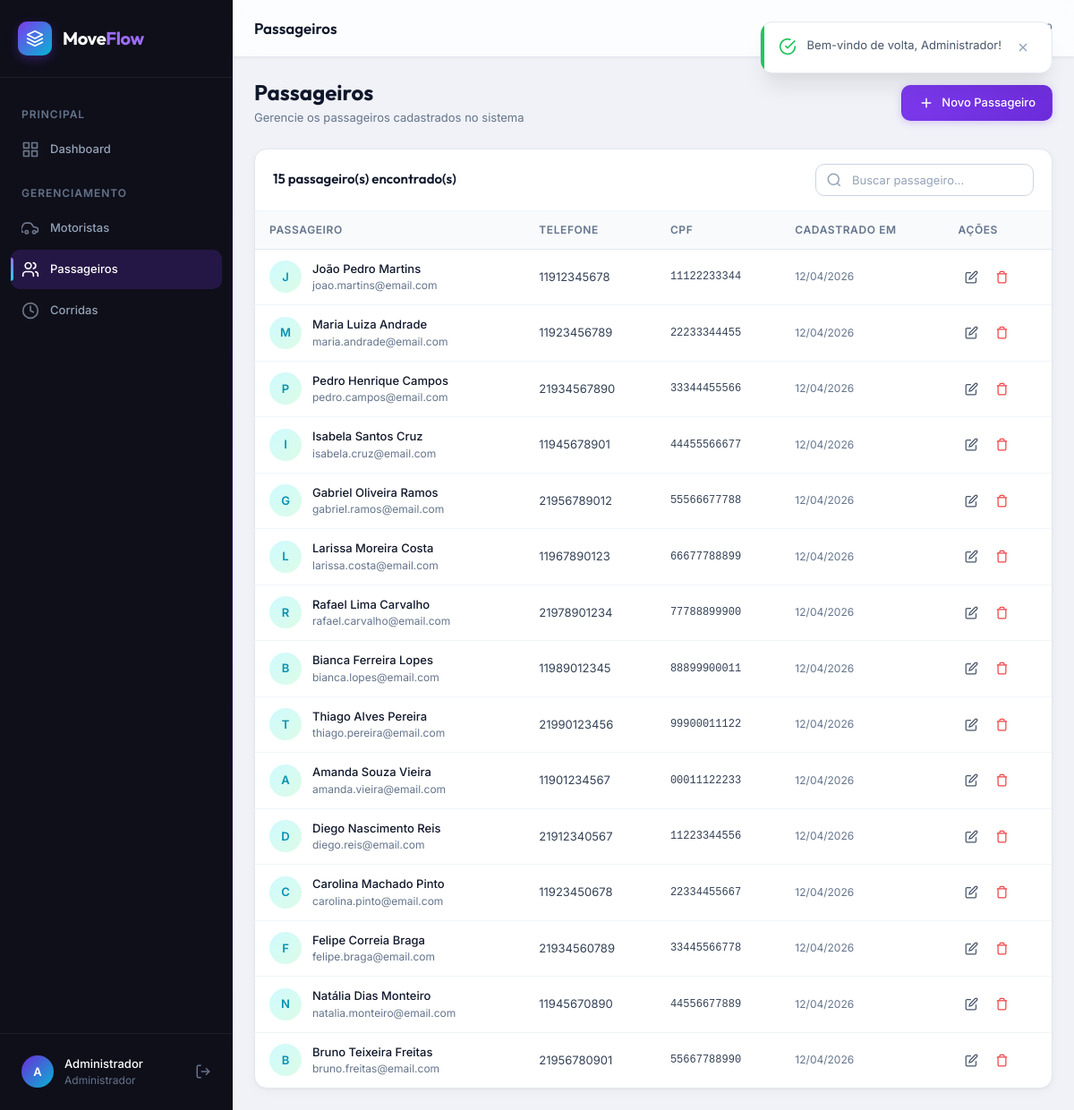
/public/passengers (signed in), run on the app's committed database.
### tables this page shows
CREATE TABLE IF NOT EXISTS passengers (
    id INT AUTO_INCREMENT PRIMARY KEY,
    name VARCHAR(100) NOT NULL,
    email VARCHAR(150) NOT NULL UNIQUE,
    phone VARCHAR(20) NOT NULL,
    cpf VARCHAR(14) NOT NULL UNIQUE,
    created_at DATETIME NOT NULL DEFAULT CURRENT_TIMESTAMP,
    updated_at DATETIME NOT NULL DEFAULT CURRENT_TIMESTAMP ON UPDATE CURRENT_TIMESTAMP,
    INDEX idx_passengers_cpf (cpf),
    INDEX idx_passengers_email (email)
);

### app/Controllers/PassengerController.php (called while the page is built, shortened)
<?php
class PassengerController extends Controller
{
    public function index(): void
    {
        $page = max(1, (int) ($this->input('page', 1)));
        $search = $this->input('search', '');
        $result = Passenger::search($page, $search);
        $this->view('passengers.index', [
            'pageTitle' => 'Passageiros',
            'passengers' => $result['data'],
            'pagination' => $result,
            'search' => $search,
        ]);
    }
}

### app/Config/Routes.php (called while the page is built, shortened)
<?php
Router::dispatch();

### public/index.php (called while the page is built, shortened)
<?php
spl_autoload_register(function ($class) {
    $paths = [
        APP_PATH . '/Core/',
        APP_PATH . '/Config/',
        APP_PATH . '/Controllers/',
        APP_PATH . '/Models/',
        APP_PATH . '/Helpers/',
    ];
    foreach ($paths as $path) {
        $file = $path . $class . '.php';
        if (file_exists($file)) {
            return;
        }
    }
});
require_once APP_PATH . '/Config/Routes.php';

### app/Config/Database.php (called while the page is built, shortened)
<?php
class Database
{
    private static ?PDO $instance = null;
    public static function getInstance(): PDO
    {
        if (self::$instance === null) {
            $dsn = sprintf(
                'mysql:host=%s;port=%d;dbname=%s;charset=%s',
                self::HOST,
                self::PORT,
                self::DBNAME,
                self::CHARSET
            );
            try {
                self::$instance = new PDO($dsn, self::USERNAME, self::PASSWORD, [
                    PDO::ATTR_ERRMODE => PDO::ERRMODE_EXCEPTION,
                    PDO::ATTR_DEFAULT_FETCH_MODE => PDO::FETCH_ASSOC,
                    PDO::ATTR_EMULATE_PREPARES => false,
                    PDO::MYSQL_ATTR_INIT_COMMAND => "SET NAMES utf8mb4 COLLATE utf8mb4_unicode_ci",
                ]);
            } catch (PDOException $e) {
                error_log("Database connection failed: " . $e->getMessage());
                die('Erro de conexão com o banco de dados. Verifique as configurações.');
            }
        }
        return self::$instance;
    }
}

### app/Core/Model.php (called while the page is built, shortened)
<?php
class Model
{
    protected static string $table = '';
    protected static function db(): PDO
    {
        return Database::getInstance();
    }
    public static function paginate(int $page = 1, int $perPage = 15, string $orderBy = 'id', string $direction = 'DESC', array $conditions = [], string $search = '', array $searchFields = []): array
    {
        $direction = strtoupper($direction) === 'ASC' ? 'ASC' : 'DESC';
        $offset = ($page - 1) * $perPage;
        $params = [];
        $whereClauses = [];
        $whereSQL = !empty($whereClauses) ? ' WHERE ' . implode(' AND ', $whereClauses) : '';
        $countSQL = "SELECT COUNT(*) FROM " . static::$table . $whereSQL;
        $stmt = self::db()->prepare($countSQL);
        $stmt->execute($params);
        $total = (int) $stmt->fetchColumn();
        $sql = "SELECT * FROM " . static::$table . $whereSQL
            . " ORDER BY {$orderBy} {$direction}"
            . " LIMIT {$perPage} OFFSET {$offset}";
        $stmt = self::db()->prepare($sql);
        $stmt->execute($params);
        $records = $stmt->fetchAll(PDO::FETCH_ASSOC);
        return [
            'data' => $records,
            'total' => $total,
            'page' => $page,
            'per_page' => $perPage,
            'total_pages' => (int) ceil($total / $perPage),
        ];
    }
}

### app/Models/Passenger.php (called while the page is built, shortened)
<?php
class Passenger extends Model
{
    public static function search(int $page = 1, string $search = ''): array
    {
        return self::paginate(
            $page,
            PER_PAGE,
            'created_at',
            'DESC',
            [],
            $search,
            ['name', 'email', 'cpf', 'phone']
        );
    }
}

### app/Views/passengers/index.php (the view, shortened to what this page needs)
<div class="page-header">
    <div class="page-header-info">
        <h1>Passageiros</h1>
        <p>Gerencie os passageiros cadastrados no sistema</p>
    </div>
    <div class="page-header-actions">
        <a href="<?= APP_URL ?>/passengers/create" class="btn btn-primary">
            <svg width="18" height="18" viewBox="0 0 24 24" fill="none" stroke="currentColor" stroke-width="2"><line x1="12" y1="5" x2="12" y2="19"/><line x1="5" y1="12" x2="19" y2="12"/></svg>
            Novo Passageiro
        </a>
    </div>
</div>
<div class="table-container" id="passengers-table">
    <div class="table-header">
        <h3><?= $pagination['total'] ?> passageiro(s) encontrado(s)</h3>
        <div class="table-filters">
            <div class="form-search">
                <input type="text" class="form-control" id="passenger-search" placeholder="Buscar passageiro..." value="<?= htmlspecialchars($search) ?>">
            </div>
        </div>
    </div>
    <div class="table-wrapper">
        <table>
            <thead><tr><th>Passageiro</th><th>Telefone</th><th>CPF</th><th>Cadastrado em</th><th>Ações</th></tr></thead>
            <tbody>
            <?php if (empty($passengers)): ?>
                <tr><td colspan="5"><div class="empty-state"><div class="empty-state-icon"><svg viewBox="0 0 24 24" fill="none" stroke="currentColor" stroke-width="2"><path d="M16 21v-2a4 4 0 0 0-4-4H6a4 4 0 0 0-4 4v2"/><circle cx="9" cy="7" r="4"/></svg></div><h4>Nenhum passageiro encontrado</h4><p>Cadastre um novo passageiro ou ajuste a busca.</p></div></td></tr>
            <?php else: foreach ($passengers as $p): ?>
                <tr>
                    <td>
                        <div style="display:flex;align-items:center;gap:var(--space-3)">
                            <div style="width:36px;height:36px;border-radius:var(--radius-full);background:linear-gradient(135deg,var(--accent-100),var(--success-100));display:flex;align-items:center;justify-content:center;font-weight:var(--font-semibold);color:var(--accent-600);font-size:var(--text-sm)"><?= strtoupper(substr($p['name'], 0, 1)) ?></div>
                            <div><div style="font-weight:var(--font-medium);color:var(--gray-900)"><?= htmlspecialchars($p['name']) ?></div><div style="font-size:var(--text-xs);color:var(--gray-500)"><?= htmlspecialchars($p['email']) ?></div></div>
                        </div>
                    </td>
                    <td><?= htmlspecialchars($p['phone']) ?></td>
                    <td style="font-family:var(--font-mono);font-size:var(--text-xs)"><?= htmlspecialchars($p['cpf']) ?></td>
                    <td style="color:var(--gray-500);font-size:var(--text-xs)"><?= date('d/m/Y', strtotime($p['created_at'])) ?></td>
                    <td>
                        <div class="table-actions">
                            <a href="<?= APP_URL ?>/passengers/edit/<?= $p['id'] ?>" class="btn btn-ghost btn-icon btn-sm" title="Editar"><svg width="16" height="16" viewBox="0 0 24 24" fill="none" stroke="currentColor" stroke-width="2"><path d="M11 4H4a2 2 0 0 0-2 2v14a2 2 0 0 0 2 2h14a2 2 0 0 0 2-2v-7"/><path d="M18.5 2.5a2.121 2.121 0 0 1 3 3L12 15l-4 1 1-4 9.5-9.5z"/></svg></a>
                            <form method="POST" action="<?= APP_URL ?>/passengers/delete/<?= $p['id'] ?>" class="delete-form" data-name="<?= htmlspecialchars($p['name']) ?>" style="display:inline"><?= Session::csrfField() ?><button type="submit" class="btn btn-ghost btn-icon btn-sm" style="color:var(--danger-500)" title="Excluir"><svg width="16" height="16" viewBox="0 0 24 24" fill="none" stroke="currentColor" stroke-width="2"><polyline points="3 6 5 6 21 6"/><path d="M19 6v14a2 2 0 0 1-2 2H7a2 2 0 0 1-2-2V6m3 0V4a2 2 0 0 1 2-2h4a2 2 0 0 1 2 2v2"/></svg></button></form>
                        </div>
                    </td>
                </tr>
            <?php endforeach; endif; ?>
            </tbody>
        </table>
    </div>
</div>

### public/assets/css/variables.css (style rules this page uses)
:root { --primary-50: #f3f0ff; --primary-100: #e9e3ff; --primary-200: #d4c8ff; --primary-300: #b69eff; --primary-400: #9b6dff; --primary-500: #7c3aed; --primary-600: #6c2bd9; --primary-700: #5b21b6; --primary-800: #4c1d95; --primary-900: #3b1578; --accent-50: #ecfeff; --accent-100: #cffafe; --accent-200: #a5f3fc; --accent-300: #67e8f9; --accent-400: #22d3ee; --accent-500: #06b6d4; --accent-600: #0891b2; --gray-50: #f8fafc; --gray-100: #f1f5f9; --gray-200: #e2e8f0; --gray-300: #cbd5e1; --gray-400: #94a3b8; --gray-500: #64748b; --gray-600: #475569; --gray-700: #334155; --gray-800: #1e293b; --gray-900: #0f172a; --gray-950: #020617; --success-50: #f0fdf4; --success-100: #dcfce7; --success-500: #22c55e; --success-600: #16a34a; --success-700: #15803d; --warning-50: #fffbeb; --warning-100: #fef3c7; --warning-500: #f59e0b; --warning-600: #d97706; --danger-50: #fef2f2; --danger-100: #fee2e2; --danger-500: #ef4444; --danger-600: #dc2626; --danger-700: #b91c1c; --info-50: #eff6ff; --info-100: #dbeafe; --info-500: #3b82f6; --info-600: #2563eb; --sidebar-bg: #0f0f1a; --sidebar-bg-hover: rgba(124, 58, 237, 0.12); --sidebar-bg-active: rgba(124, 58, 237, 0.2); --sidebar-text: #94a3b8; --sidebar-text-active: #ffffff; --sidebar-border: rgba(255, 255, 255, 0.06); --sidebar-width: 260px; --sidebar-collapsed-width: 72px; --topbar-bg: rgba(255, 255, 255, 0.8); --topbar-height: 64px; --topbar-shadow: 0 1px 3px rgba(0, 0, 0, 0.05); --body-bg: #f0f2f7; --card-bg: #ffffff; --card-hover: #fafbff; --font-sans: 'Inter', -apple-system, BlinkMacSystemFont, 'Segoe UI', sans-serif; --font-heading: 'Outfit', var(--font-sans); --font-mono: 'JetBrains Mono', 'Fira Code', monospace; --text-xs: 0.75rem; --text-sm: 0.8125rem; --text-base: 0.875rem; --text-md: 0.9375rem; --text-lg: 1.0625rem; --text-xl: 1.25rem; --text-2xl: 1.5rem; --text-3xl: 1.875rem; --text-4xl: 2.25rem; --font-light: 300; --font-regular: 400; --font-medium: 500; --font-semibold: 600; --font-bold: 700; --leading-tight: 1.25; --leading-normal: 1.5; --leading-relaxed: 1.75; --space-1: 0.25rem; --space-2: 0.5rem; --space-3: 0.75rem; --space-4: 1rem; --space-5: 1.25rem; --space-6: 1.5rem; --space-8: 2rem; --space-10: 2.5rem; --space-12: 3rem; --space-16: 4rem; --radius-sm: 6px; --radius-md: 10px; --radius-lg: 14px; --radius-xl: 20px; --radius-2xl: 24px; --radius-full: 9999px; --shadow-xs: 0 1px 2px rgba(0, 0, 0, 0.04); --shadow-sm: 0 1px 3px rgba(0, 0, 0, 0.06), 0 1px 2px rgba(0, 0, 0, 0.04); --shadow-md: 0 4px 6px -1px rgba(0, 0, 0, 0.07), 0 2px 4px -1px rgba(0, 0, 0, 0.04); --shadow-lg: 0 10px 15px -3px rgba(0, 0, 0, 0.08), 0 4px 6px -2px rgba(0, 0, 0, 0.04); --shadow-xl: 0 20px 25px -5px rgba(0, 0, 0, 0.08), 0 10px 10px -5px rgba(0, 0, 0, 0.03); --shadow-2xl: 0 25px 50px -12px rgba(0, 0, 0, 0.15); --shadow-glow: 0 0 20px rgba(124, 58, 237, 0.15); --shadow-card: 0 1px 3px rgba(0,0,0,0.04), 0 4px 12px rgba(0,0,0,0.03); --transition-fast: 150ms cubic-bezier(0.4, 0, 0.2, 1); --transition-base: 250ms cubic-bezier(0.4, 0, 0.2, 1); --transition-slow: 350ms cubic-bezier(0.4, 0, 0.2, 1); --transition-spring: 400ms cubic-bezier(0.34, 1.56, 0.64, 1); --z-dropdown: 100; --z-sticky: 200; --z-modal-backdrop: 300; --z-modal: 400; --z-toast: 500; --z-tooltip: 600; }

### public/assets/css/base.css (style rules this page uses)
*, *::before, *::after { margin: 0; padding: 0; box-sizing: border-box; }
html { font-size: 16px; scroll-behavior: smooth; -webkit-font-smoothing: antialiased; -moz-osx-font-smoothing: grayscale; text-rendering: optimizeLegibility; }
body { font-family: var(--font-sans); font-size: var(--text-base); font-weight: var(--font-regular); line-height: var(--leading-normal); color: var(--gray-800); background-color: var(--body-bg); overflow-x: hidden; }
h1, h2, h3, h4, h5, h6 { font-family: var(--font-heading); font-weight: var(--font-semibold); line-height: var(--leading-tight); color: var(--gray-900); }
h1 { font-size: var(--text-3xl); font-weight: var(--font-bold); }
h3 { font-size: var(--text-xl); }
p { margin-bottom: var(--space-4); color: var(--gray-600); }
a { color: var(--primary-600); text-decoration: none; transition: color var(--transition-fast); }

### data on the page
passengers: name "J", name "João Pedro Martins", email "joao.martins@email.com", phone "11912345678", cpf "11122233344", created_at "12/04/2026"
passengers: name "M", name "Maria Luiza Andrade", email "maria.andrade@email.com", phone "11923456789", cpf "22233344455", created_at "12/04/2026"
passengers: name "P", name "Pedro Henrique Campos", email "pedro.campos@email.com", phone "21934567890", cpf "33344455566", created_at "12/04/2026"
passengers: name "I", name "Isabela Santos Cruz", email "isabela.cruz@email.com", phone "11945678901", cpf "44455566677", created_at "12/04/2026"
passengers: name "G", name "Gabriel Oliveira Ramos", email "gabriel.ramos@email.com", phone "21956789012", cpf "55566677788", created_at "12/04/2026"
passengers: name "L", name "Larissa Moreira Costa", email "larissa.costa@email.com", phone "11967890123", cpf "66677788899", created_at "12/04/2026"
passengers: name "R", name "Rafael Lima Carvalho", email "rafael.carvalho@email.com", phone "21978901234", cpf "77788899900", created_at "12/04/2026"
passengers: name "B", name "Bianca Ferreira Lopes", email "bianca.lopes@email.com", phone "11989012345", cpf "88899900011", created_at "12/04/2026"
passengers: name "T", name "Thiago Alves Pereira", email "thiago.pereira@email.com", phone "21990123456", cpf "99900011122", created_at "12/04/2026"
passengers: name "A", name "Amanda Souza Vieira", email "amanda.vieira@email.com", phone "11901234567", cpf "00011122233", created_at "12/04/2026"
passengers: name "D", name "Diego Nascimento Reis", email "diego.reis@email.com", phone "21912340567", cpf "11223344556", created_at "12/04/2026"
passengers: name "C", name "Carolina Machado Pinto", email "carolina.pinto@email.com", phone "11923450678", cpf "22334455667", created_at "12/04/2026"
passengers: name "F", name "Felipe Correia Braga", email "felipe.braga@email.com", phone "21934560789", cpf "33445566778", created_at "12/04/2026"
passengers: name "N", name "Natália Dias Monteiro", email "natalia.monteiro@email.com", phone "11945670890", cpf "44556677889", created_at "12/04/2026"
passengers: name "B", name "Bruno Teixeira Freitas", email "bruno.freitas@email.com", phone "21956780901", cpf "55667788990", created_at "12/04/2026"

### other printed values
substr($user['name'] ?? 'A', 0, 1) "A"
$user['name'] "Administrador"
$pageTitle "Passageiros"
$pagination['total'] "15"
$message "Bem-vindo de volta, Administrador!"
